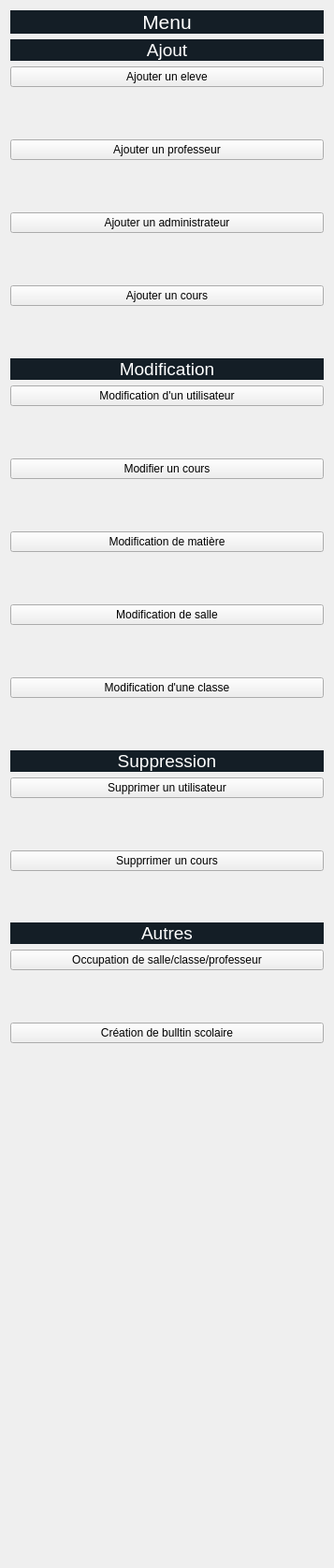
      <widget class="QWidget" name="scrollAreaWidgetContents">
       <property name="geometry">
        <rect>
         <x>0</x>
         <y>0</y>
         <width>357</width>
         <height>1676</height>
        </rect>
       </property>
       <layout class="QGridLayout" name="gridLayout_40">
        <item row="0" column="0">
         <layout class="QGridLayout" name="gridLayout_26">
          <item row="18" column="0">
           <widget class="QPushButton" name="menuModifMatiere">
            <property name="styleSheet">
             <string notr="true">font: 8pt &quot;Century Gothic&quot;;</string>
            </property>
            <property name="text">
             <string>Modification de matière</string>
            </property>
           </widget>
          </item>
          <item row="28" column="0">
           <widget class="QPushButton" name="menuDelCours">
            <property name="styleSheet">
             <string notr="true">font: 8pt &quot;Century Gothic&quot;;</string>
            </property>
            <property name="text">
             <string>Supprrimer un cours</string>
            </property>
           </widget>
          </item>
          <item row="26" column="0">
           <widget class="QPushButton" name="menuDelUser">
            <property name="styleSheet">
             <string notr="true">font: 8pt &quot;Century Gothic&quot;;</string>
            </property>
            <property name="text">
             <string>Supprimer un utilisateur</string>
            </property>
           </widget>
          </item>
          <item row="20" column="0">
           <widget class="QPushButton" name="menuModifSalle">
            <property name="styleSheet">
             <string notr="true">font: 8pt &quot;Century Gothic&quot;;</string>
            </property>
            <property name="text">
             <string>Modification de salle</string>
            </property>
           </widget>
          </item>
          <item row="23" column="0">
           <widget class="QPushButton" name="menuModifClasse">
            <property name="styleSheet">
             <string notr="true">font: 8pt &quot;Century Gothic&quot;;</string>
            </property>
            <property name="text">
             <string>Modification d'une classe</string>
            </property>
           </widget>
          </item>
          <item row="1" column="0">
           <widget class="QLabel" name="label_24">
            <property name="styleSheet">
             <string notr="true">background-color:rgb(20,30,38);
font: 8pt &quot;Century Gothic&quot;;</string>
            </property>
            <property name="text">
             <string>&lt;html&gt;&lt;head/&gt;&lt;body&gt;&lt;p align=&quot;center&quot;&gt;&lt;span style=&quot; font-size:14pt; color:#ffffff;&quot;&gt;Ajout&lt;/span&gt;&lt;/p&gt;&lt;/body&gt;&lt;/html&gt;</string>
            </property>
           </widget>
          </item>
          <item row="3" column="0">
           <spacer name="verticalSpacer_4">
            <property name="orientation">
             <enum>Qt::Vertical</enum>
            </property>
            <property name="sizeHint" stdset="0">
             <size>
              <width>20</width>
              <height>40</height>
             </size>
            </property>
           </spacer>
          </item>
          <item row="10" column="0">
           <spacer name="verticalSpacer_23">
            <property name="orientation">
             <enum>Qt::Vertical</enum>
            </property>
            <property name="sizeHint" stdset="0">
             <size>
              <width>20</width>
              <height>40</height>
             </size>
            </property>
           </spacer>
          </item>
          <item row="22" column="0">
           <spacer name="verticalSpacer_19">
            <property name="orientation">
             <enum>Qt::Vertical</enum>
            </property>
            <property name="sizeHint" stdset="0">
             <size>
              <width>20</width>
              <height>40</height>
             </size>
            </property>
           </spacer>
          </item>
          <item row="7" column="0">
           <spacer name="verticalSpacer_24">
            <property name="orientation">
             <enum>Qt::Vertical</enum>
            </property>
            <property name="sizeHint" stdset="0">
             <size>
              <width>20</width>
              <height>40</height>
             </size>
            </property>
           </spacer>
          </item>
          <item row="17" column="0">
           <spacer name="verticalSpacer_21">
            <property name="orientation">
             <enum>Qt::Vertical</enum>
            </property>
            <property name="sizeHint" stdset="0">
             <size>
              <width>20</width>
              <height>40</height>
             </size>
            </property>
           </spacer>
          </item>
          <item row="14" column="0">
           <spacer name="verticalSpacer_22">
            <property name="orientation">
             <enum>Qt::Vertical</enum>
            </property>
            <property name="sizeHint" stdset="0">
             <size>
              <width>20</width>
              <height>40</height>
             </size>
            </property>
           </spacer>
          </item>
          <item row="27" column="0">
           <spacer name="verticalSpacer_17">
            <property name="orientation">
             <enum>Qt::Vertical</enum>
            </property>
            <property name="sizeHint" stdset="0">
             <size>
              <width>20</width>
              <height>40</height>
             </size>
            </property>
           </spacer>
          </item>
          <item row="38" column="0">
           <spacer name="verticalSpacer_5">
            <property name="orientation">
             <enum>Qt::Vertical</enum>
            </property>
            <property name="sizeHint" stdset="0">
             <size>
              <width>20</width>
              <height>40</height>
             </size>
            </property>
           </spacer>
          </item>
          <item row="41" column="0">
           <spacer name="verticalSpacer_6">
            <property name="orientation">
             <enum>Qt::Vertical</enum>
            </property>
            <property name="sizeHint" stdset="0">
             <size>
              <width>20</width>
              <height>40</height>
             </size>
            </property>
           </spacer>
          </item>
          <item row="45" column="0">
           <spacer name="verticalSpacer_2">
            <property name="orientation">
             <enum>Qt::Vertical</enum>
            </property>
            <property name="sizeHint" stdset="0">
             <size>
              <width>20</width>
              <height>40</height>
             </size>
            </property>
           </spacer>
          </item>
          <item row="42" column="0">
           <spacer name="verticalSpacer_7">
            <property name="orientation">
             <enum>Qt::Vertical</enum>
            </property>
            <property name="sizeHint" stdset="0">
             <size>
              <width>20</width>
              <height>40</height>
             </size>
            </property>
           </spacer>
          </item>
          <item row="5" column="0">
           <spacer name="verticalSpacer_3">
            <property name="orientation">
             <enum>Qt::Vertical</enum>
            </property>
            <property name="sizeHint" stdset="0">
             <size>
              <width>20</width>
              <height>40</height>
             </size>
            </property>
           </spacer>
          </item>
          <item row="19" column="0">
           <spacer name="verticalSpacer_20">
            <property name="orientation">
             <enum>Qt::Vertical</enum>
            </property>
            <property name="sizeHint" stdset="0">
             <size>
              <width>20</width>
              <height>40</height>
             </size>
            </property>
           </spacer>
          </item>
          <item row="39" column="0">
           <spacer name="verticalSpacer_11">
            <property name="orientation">
             <enum>Qt::Vertical</enum>
            </property>
            <property name="sizeHint" stdset="0">
             <size>
              <width>20</width>
              <height>40</height>
             </size>
            </property>
           </spacer>
          </item>
          <item row="46" column="0">
           <layout class="QGridLayout" name="gridLayout_32"/>
          </item>
          <item row="32" column="0">
           <spacer name="verticalSpacer_15">
            <property name="orientation">
             <enum>Qt::Vertical</enum>
            </property>
            <property name="sizeHint" stdset="0">
             <size>
              <width>20</width>
              <height>40</height>
             </size>
            </property>
           </spacer>
          </item>
          <item row="44" column="0">
           <spacer name="verticalSpacer_9">
            <property name="orientation">
             <enum>Qt::Vertical</enum>
            </property>
            <property name="sizeHint" stdset="0">
             <size>
              <width>20</width>
              <height>40</height>
             </size>
            </property>
           </spacer>
          </item>
          <item row="24" column="0">
           <spacer name="verticalSpacer_18">
            <property name="orientation">
             <enum>Qt::Vertical</enum>
            </property>
            <property name="sizeHint" stdset="0">
             <size>
              <width>20</width>
              <height>40</height>
             </size>
            </property>
           </spacer>
          </item>
          <item row="37" column="0">
           <spacer name="verticalSpacer">
            <property name="orientation">
             <enum>Qt::Vertical</enum>
            </property>
            <property name="sizeHint" stdset="0">
             <size>
              <width>20</width>
              <height>40</height>
             </size>
            </property>
           </spacer>
          </item>
          <item row="29" column="0">
           <spacer name="verticalSpacer_16">
            <property name="orientation">
             <enum>Qt::Vertical</enum>
            </property>
            <property name="sizeHint" stdset="0">
             <size>
              <width>20</width>
              <height>40</height>
             </size>
            </property>
           </spacer>
          </item>
          <item row="6" column="0">
           <widget class="QPushButton" name="menuAddAdmin">
            <property name="styleSheet">
             <string notr="true">font: 8pt &quot;Century Gothic&quot;;</string>
            </property>
            <property name="text">
             <string>Ajouter un administrateur</string>
            </property>
           </widget>
          </item>
          <item row="2" column="0">
           <widget class="QPushButton" name="menuAddEleve">
            <property name="styleSheet">
             <string notr="true">font: 8pt &quot;Century Gothic&quot;;</string>
            </property>
            <property name="text">
             <string>Ajouter un eleve</string>
            </property>
           </widget>
          </item>
          <item row="35" column="0">
           <spacer name="verticalSpacer_13">
            <property name="orientation">
             <enum>Qt::Vertical</enum>
            </property>
            <property name="sizeHint" stdset="0">
             <size>
              <width>20</width>
              <height>40</height>
             </size>
            </property>
           </spacer>
          </item>
          <item row="36" column="0">
           <spacer name="verticalSpacer_12">
            <property name="orientation">
             <enum>Qt::Vertical</enum>
            </property>
            <property name="sizeHint" stdset="0">
             <size>
              <width>20</width>
              <height>40</height>
             </size>
            </property>
           </spacer>
          </item>
          <item row="34" column="0">
           <spacer name="verticalSpacer_14">
            <property name="orientation">
             <enum>Qt::Vertical</enum>
            </property>
            <property name="sizeHint" stdset="0">
             <size>
              <width>20</width>
              <height>40</height>
             </size>
            </property>
           </spacer>
          </item>
          <item row="16" column="0">
           <widget class="QPushButton" name="menuModifCours">
            <property name="styleSheet">
             <string notr="true">font: 8pt &quot;Century Gothic&quot;;</string>
            </property>
            <property name="text">
             <string>Modifier un cours</string>
            </property>
           </widget>
          </item>
          <item row="4" column="0">
           <widget class="QPushButton" name="menuAddProf">
            <property name="styleSheet">
             <string notr="true">font: 8pt &quot;Century Gothic&quot;;</string>
            </property>
            <property name="text">
             <string>Ajouter un professeur</string>
            </property>
           </widget>
          </item>
          <item row="40" column="0">
           <spacer name="verticalSpacer_10">
            <property name="orientation">
             <enum>Qt::Vertical</enum>
            </property>
            <property name="sizeHint" stdset="0">
             <size>
              <width>20</width>
              <height>40</height>
             </size>
            </property>
           </spacer>
          </item>
          <item row="31" column="0">
           <widget class="QPushButton" name="menuOccupation">
            <property name="text">
             <string>Occupation de salle/classe/professeur</string>
            </property>
           </widget>
          </item>
          <item row="33" column="0">
           <widget class="QPushButton" name="menuBulltin">
            <property name="text">
             <string>Création de bulltin scolaire</string>
            </property>
           </widget>
          </item>
          <item row="9" column="0">
           <widget class="QPushButton" name="menuAddCours">
            <property name="styleSheet">
             <string notr="true">font: 8pt &quot;Century Gothic&quot;;</string>
            </property>
            <property name="text">
             <string>Ajouter un cours</string>
            </property>
           </widget>
          </item>
          <item row="12" column="0">
           <widget class="QPushButton" name="menuModifUser">
            <property name="styleSheet">
             <string notr="true">font: 8pt &quot;Century Gothic&quot;;</string>
            </property>
            <property name="text">
             <string>Modification d'un utilisateur</string>
            </property>
           </widget>
          </item>
          <item row="0" column="0">
           <widget class="QLabel" name="label_23">
            <property name="styleSheet">
             <string notr="true">background-color:rgb(20,30,38);
font: 8pt &quot;Century Gothic&quot;;</string>
            </property>
            <property name="text">
             <string>&lt;html&gt;&lt;head/&gt;&lt;body&gt;&lt;p align=&quot;center&quot;&gt;&lt;span style=&quot; font-size:16pt; color:#ffffff;&quot;&gt;Menu&lt;/span&gt;&lt;/p&gt;&lt;/body&gt;&lt;/html&gt;</string>
            </property>
           </widget>
          </item>
          <item row="25" column="0">
           <widget class="QLabel" name="label_26">
            <property name="styleSheet">
             <string notr="true">background-color:rgb(20,30,38);
font: 8pt &quot;Century Gothic&quot;;</string>
            </property>
            <property name="text">
             <string>&lt;html&gt;&lt;head/&gt;&lt;body&gt;&lt;p align=&quot;center&quot;&gt;&lt;span style=&quot; font-size:14pt; color:#ffffff;&quot;&gt;Suppression&lt;/span&gt;&lt;/p&gt;&lt;/body&gt;&lt;/html&gt;</string>
            </property>
           </widget>
          </item>
          <item row="30" column="0">
           <widget class="QLabel" name="label_27">
            <property name="styleSheet">
             <string notr="true">background-color:rgb(20,30,38);
font: 8pt &quot;Century Gothic&quot;;</string>
            </property>
            <property name="text">
             <string>&lt;html&gt;&lt;head/&gt;&lt;body&gt;&lt;p align=&quot;center&quot;&gt;&lt;span style=&quot; font-size:14pt; color:#ffffff;&quot;&gt;Autres&lt;/span&gt;&lt;/p&gt;&lt;/body&gt;&lt;/html&gt;</string>
            </property>
           </widget>
          </item>
          <item row="11" column="0">
           <widget class="QLabel" name="label_25">
            <property name="styleSheet">
             <string notr="true">background-color:rgb(20,30,38);
font: 8pt &quot;Century Gothic&quot;;</string>
            </property>
            <property name="text">
             <string>&lt;html&gt;&lt;head/&gt;&lt;body&gt;&lt;p align=&quot;center&quot;&gt;&lt;span style=&quot; font-size:14pt; color:#ffffff;&quot;&gt;Modification&lt;/span&gt;&lt;/p&gt;&lt;/body&gt;&lt;/html&gt;</string>
            </property>
           </widget>
          </item>
         </layout>
        </item>
       </layout>
      </widget>
